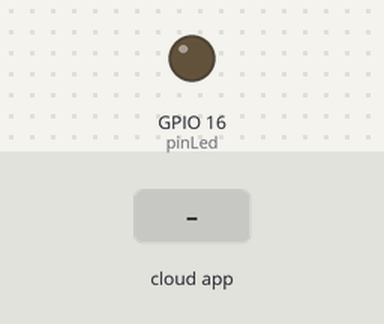
The sketch below on a simulated ESP8266 (NodeMCU). Parts: output pins drawn as LEDs (lit = HIGH). The test bench sets the inputs (shaded band).

Above: at 2.7 s.
2.8 s: the phone or cloud app sets 1 to 1
At 4.7 s:
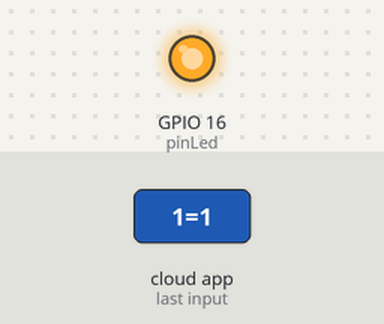
5.0 s: the phone or cloud app sets 1 to 0
At 6.3 s:
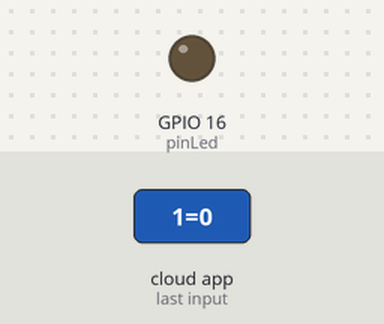
Timing chart, 0 to 8.0 s (numbered marks = the images above; inputs shaded):
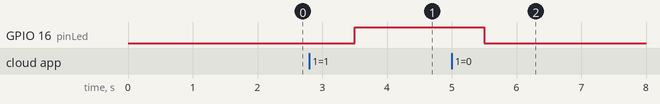

The sketch:

encendido_led_cayenne.ino
```cpp
#define CAYENNE_PRINT Serial
#include <CayenneMQTTESP8266.h>

// WiFi network info.
char* ssid = "negro_el_33";
char* wifiPassword = "taunus23";

// Cayenne authentication info. This should be obtained from the Cayenne Dashboard.
char* username = "cb397b70-a4a2-11e9-be3b-372b0d2759ae";
char* password = "49252f9b110f6297b7ce88ef42ba58450395d91f";
char* clientID = "10cc3480-a655-11e9-94e9-493d67fd755e";

unsigned long lastMillis = 0;
int pinLed = 16;

void setup()
{
  Serial.begin(9600);
  pinMode(pinLed, OUTPUT);
  Cayenne.begin(username, password, clientID, ssid, wifiPassword);
}

void loop()
{
  Cayenne.loop();
  if (millis() - lastMillis > 10000)
  {
    lastMillis = millis();
    Cayenne.virtualWrite(0, lastMillis);
  }
}

CAYENNE_IN(1) // Led command
{
  int currentValue = getValue.asInt();
  if (currentValue == 1)
  {
    digitalWrite(pinLed, HIGH);
  }
  else
  {
    digitalWrite(pinLed, LOW);
  }
}

/*CAYENNE_IN_DEFAULT()
{
  CAYENNE_LOG(“CAYENNE_IN_DEFAULT(%u) - %s, %s”, request.channel, getValue.getId(), getValue.asString());
}*/
```

Measured:
- after the input at 2.8 s, GPIO 16 (pinLed): LOW → HIGH after 0.70 s
- after the input at 5.0 s, GPIO 16 (pinLed): HIGH → LOW after 0.50 s
